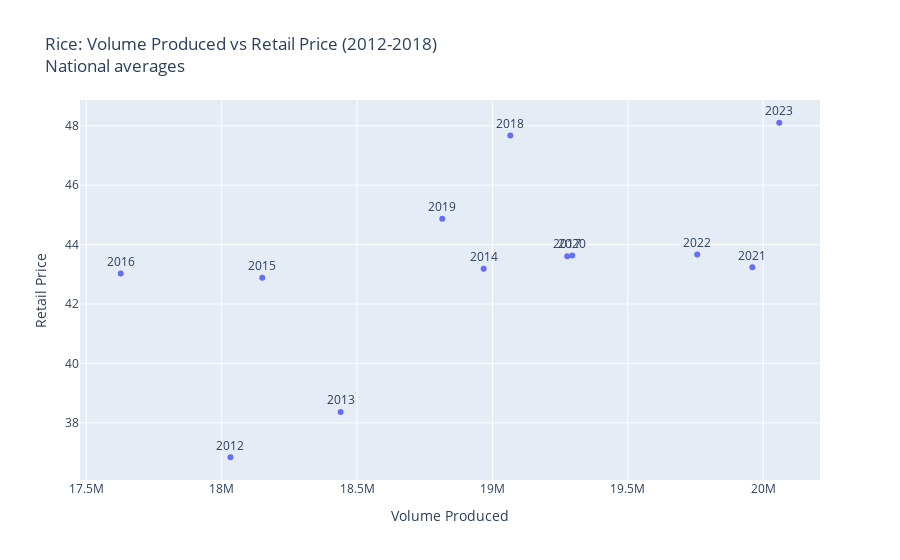

The notebook cell saved with this chart:
### Markdown cell above
## Yenzy Plots

### Code cell
# @title Rice Price and Cropyield Scatterplot (Annual)
df1 = pd.read_csv("datasets/agricultural-indicators/Volume_Rice and Corn_annual.csv", skiprows=2)
df1 = df1[(df1["Ecosystem/Croptype"] == "Palay") & (df1["Geolocation"] == "PHILIPPINES")]
def renamer(s: str):
    if s == "Ecosystem/Croptype":
        return "Commodity"
    elif "Annual" in s:
        return s.split()[0]
    else:
        return s
df1.rename(renamer, axis=1, inplace=True)
df2 = pd.read_csv("datasets/prices/precleaned/prices_retail_2012-2023.csv")
for year in range(2012, 2024):
    df2[str(year)] = df2.filter(regex=str(year), axis=1).iloc[:, 2:].mean(axis=1)
    df2.drop(df2.filter(regex=f"{year} ").columns, axis = 1, inplace = True)

df1 = pd.concat([df1.iloc[:, 0], df1.loc[:, "2012":]], axis=1)

df2 = df2[(df2.Commodity == "RICE, WELL-MILLED, 1 KG") & (df2.Geolocation == "PHILIPPINES")].iloc[:, 1:]

df = pd.concat([df1, df2])
df = df.set_index("Commodity").T
df = df.reset_index(names='Year')
df.columns = ["Year", "Volume Produced", "Retail Price"]
df

fig = px.scatter(df, x="Volume Produced", y="Retail Price",
                  hover_data=['Year'], text="Year", title="Rice: Volume Produced vs Retail Price (2012-2018)<br>National averages")
fig.update_traces(textposition='top center')
fig.show()

### Figure 1 — Plotly figure (JSON) as saved in the notebook; plotly's stock layout.template omitted (floating-point values rounded to 4 significant figures)
{"data": [{"customdata": [["2012"], ["2013"], ["2014"], ["2015"], ["2016"], ["2017"], ["2018"], ["2019"], ["2020"], ["2021"], ["2022"], ["2023"]], "hovertemplate": "Volume Produced=%{x}<br>Retail Price=%{y}<br>Year=%{customdata[0]}<extra></extra>", "legendgroup": "", "marker": {"color": "#636efa", "symbol": "circle"}, "mode": "markers+text", "name": "", "orientation": "v", "showlegend": false, "text": ["2012", "2013", "2014", "2015", "2016", "2017", "2018", "2019", "2020", "2021", "2022", "2023"], "textposition": "top center", "type": "scatter", "x": [18030000.0, 18440000.0, 18970000.0, 18150000.0, 17630000.0, 19280000.0, 19070000.0, 18810000.0, 19290000.0, 19960000.0, 19760000.0, 20060000.0], "xaxis": "x", "y": [36.84, 38.37, 43.19, 42.89, 43.03, 43.61, 47.67, 44.87, 43.63, 43.24, 43.66, 48.1], "yaxis": "y"}], "layout": {"legend": {"tracegroupgap": 0}, "title": {"text": "Rice: Volume Produced vs Retail Price (2012-2018)<br>National averages"}, "xaxis": {"anchor": "y", "domain": [0, 1], "title": {"text": "Volume Produced"}}, "yaxis": {"anchor": "x", "domain": [0, 1], "title": {"text": "Retail Price"}}}}
